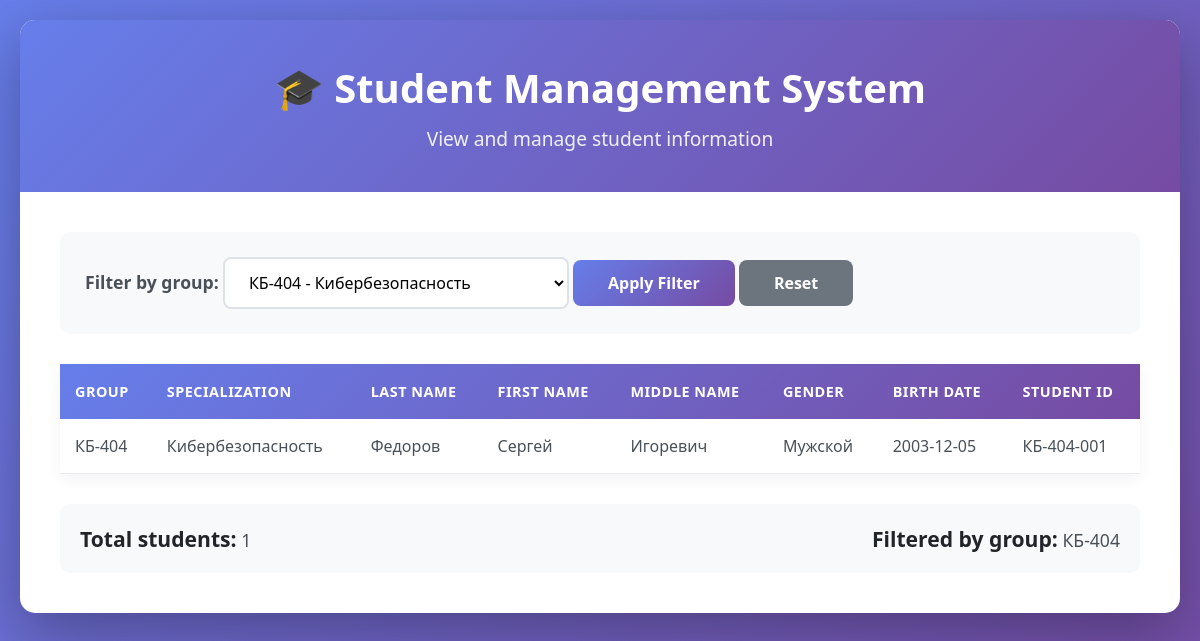
Page /index.php?group=КБ-404 on the committed database.
### tables this page shows
CREATE TABLE students (
    id INTEGER PRIMARY KEY AUTOINCREMENT,
    group_id INTEGER,
    last_name VARCHAR(50) NOT NULL,
    first_name VARCHAR(50) NOT NULL,
    middle_name VARCHAR(50),
    gender VARCHAR(10) NOT NULL CHECK(gender IN ('Мужской', 'Женский')),
    birth_date DATE NOT NULL,
    student_id VARCHAR(20) NOT NULL UNIQUE,
    FOREIGN KEY (group_id) REFERENCES groups(id)
);

CREATE TABLE groups (
    id INTEGER PRIMARY KEY AUTOINCREMENT,
    name VARCHAR(10) NOT NULL UNIQUE,
    specialization VARCHAR(100) NOT NULL,
    graduation_year INTEGER NOT NULL
);

### web/index.php (the view, shortened to what this page needs)
<!DOCTYPE html>
<html lang="en">
<head>
</head>
<body>
    <div class="container">
        <header class="header">
            <h1>🎓 Student Management System</h1>
            <p>View and manage student information</p>
        </header>
        <main class="content">
            <div class="filter-section">
                <form method="GET">
                    <label for="group">Filter by group:</label>
                    <select name="group" id="group">
                        <?php
                        try {
                            $database = new PDO('sqlite:../db/students.db');
                            $database->setAttribute(PDO::ATTR_ERRMODE, PDO::ERRMODE_EXCEPTION);
                            $currentYear = date('Y');
                            $groupQuery = $database->prepare("
                                SELECT name, specialization
                                FROM groups
                                WHERE graduation_year >= :year
                                ORDER BY specialization, name
                            ");
                            $groupQuery->execute(['year' => $currentYear]);
                            $groupList = $groupQuery->fetchAll(PDO::FETCH_ASSOC);
                            $selectedGroup = $_GET['group'] ?? '';
                            foreach ($groupList as $groupItem) {
                                $isSelected = ($selectedGroup === $groupItem['name']) ? 'selected' : '';
                                echo "<option value=\"{$groupItem['name']}\" $isSelected>";
                                echo htmlspecialchars($groupItem['name']) . ' - ' . htmlspecialchars($groupItem['specialization']);
                                echo "</option>";
                            }
                            $studentQuery = "SELECT g.name as group_name, g.specialization,
                                                    s.last_name, s.first_name, s.middle_name,
                                                    s.gender, s.birth_date, s.student_id
                                             FROM students s
                                             JOIN groups g ON s.group_id = g.id
                                             WHERE g.graduation_year >= :year";
                            $queryParams = ['year' => $currentYear];
                            if (!empty($selectedGroup)) {
                                $studentQuery .= " AND g.name = :group_name";
                                $queryParams['group_name'] = $selectedGroup;
                            }
                            $studentQuery .= " ORDER BY g.name, s.last_name, s.first_name";
                            $studentStatement = $database->prepare($studentQuery);
                            $studentStatement->execute($queryParams);
                            $studentRecords = $studentStatement->fetchAll(PDO::FETCH_ASSOC);
                        } catch (PDOException $error) {
                            die("Database connection error: " . $error->getMessage());
                        }
                        ?>
                    </select>
                    <button type="submit" class="btn">Apply Filter</button>
                    <a href="?" class="btn btn-reset">Reset</a>
                </form>
            </div>
            <?php if (!empty($studentRecords)): ?>
                <table class="students-table">
                    <thead>
                        <tr>
                            <th>Group</th>
                            <th>Specialization</th>
                            <th>Last Name</th>
                            <th>First Name</th>
                            <th>Middle Name</th>
                            <th>Gender</th>
                            <th>Birth Date</th>
                            <th>Student ID</th>
                        </tr>
                    </thead>
                    <tbody>
                        <?php foreach ($studentRecords as $student): ?>
                        <tr>
                            <td><?= htmlspecialchars($student['group_name']) ?></td>
                            <td><?= htmlspecialchars($student['specialization']) ?></td>
                            <td><?= htmlspecialchars($student['last_name']) ?></td>
                            <td><?= htmlspecialchars($student['first_name']) ?></td>
                            <td><?= htmlspecialchars($student['middle_name'] ?? '') ?></td>
                            <td><?= htmlspecialchars($student['gender']) ?></td>
                            <td><?= htmlspecialchars($student['birth_date']) ?></td>
                            <td><?= htmlspecialchars($student['student_id']) ?></td>
                        </tr>
                        <?php endforeach; ?>
                    </tbody>
                </table>
                <div class="stats">
                    <div>
                        <strong>Total students:</strong> <?= count($studentRecords) ?>
                    </div>
                    <div>
                        <?php if (!empty($selectedGroup)): ?>
                            <strong>Filtered by group:</strong> <?= htmlspecialchars($selectedGroup) ?>
                        <?php else: ?>
                            Showing all active groups
                        <?php endif; ?>
                    </div>
                </div>
            <?php endif; ?>
        </main>
    </div>
</body>
</html>

### web/index.php (style rules this page uses)
* { margin: 0; padding: 0; box-sizing: border-box; font-family: 'Segoe UI', Tahoma, Geneva, Verdana, sans-serif; }
body { background: linear-gradient(135deg, #667eea 0%, #764ba2 100%); min-height: 100vh; padding: 20px; }
.container { max-width: 1200px; margin: 0 auto; background: white; border-radius: 15px; box-shadow: 0 20px 60px rgba(0,0,0,0.3); overflow: hidden; }
.header { background: linear-gradient(135deg, #667eea 0%, #764ba2 100%); color: white; padding: 40px; text-align: center; }
.header h1 { font-size: 2.5em; margin-bottom: 10px; }
.header p { font-size: 1.2em; opacity: 0.9; }
.content { padding: 40px; }
.filter-section { background: #f8f9fa; padding: 25px; border-radius: 10px; margin-bottom: 30px; display: flex; gap: 15px; align-items: center; flex-wrap: wrap; }
.filter-section label { font-weight: 600; color: #495057; font-size: 1.1em; }
.filter-section select { flex: 1; min-width: 250px; padding: 12px 20px; border: 2px solid #dee2e6; border-radius: 8px; font-size: 1em; transition: all 0.3s; background: white; cursor: pointer; }
.btn { background: linear-gradient(135deg, #667eea 0%, #764ba2 100%); color: white; border: none; padding: 12px 35px; border-radius: 8px; font-size: 1em; font-weight: 600; cursor: pointer; transition: transform 0.2s, box-shadow 0.2s; text-decoration: none; display: inline-block; }
.btn-reset { background: #6c757d; }
.students-table { width: 100%; border-collapse: collapse; margin-top: 20px; box-shadow: 0 5px 15px rgba(0,0,0,0.05); }
.students-table thead { background: linear-gradient(135deg, #667eea 0%, #764ba2 100%); color: white; }
.students-table th { padding: 18px 15px; text-align: left; font-weight: 600; text-transform: uppercase; letter-spacing: 0.5px; font-size: 0.9em; }
.students-table tbody tr { border-bottom: 1px solid #e9ecef; transition: background 0.2s; }
.students-table td { padding: 16px 15px; color: #495057; }
.stats { background: #f8f9fa; padding: 20px; border-radius: 10px; margin-top: 30px; display: flex; justify-content: space-between; align-items: center; flex-wrap: wrap; gap: 15px; }
.stats div { font-size: 1.1em; color: #495057; }
.stats strong { color: #212529; font-size: 1.2em; }

### rows in the picture
students: group.name "КБ-404", group.specialization "Кибербезопасность", last_name "Федоров", first_name "Сергей", middle_name "Игоревич", gender "Мужской", birth_date "2003-12-05", student "КБ-404-001"

### other values in the picture
count($studentRecords) "1"
$selectedGroup "КБ-404"
form field group "КБ-404 - Кибербезопасность"
